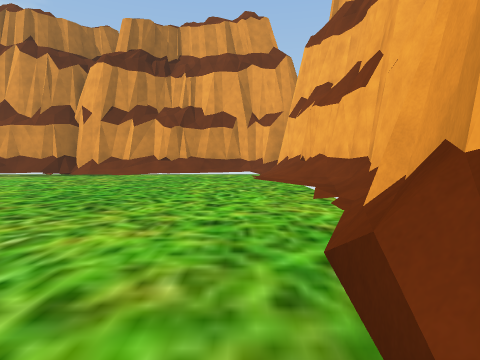
View 1 (above)

21 first-person views from a walk through a 3-D level made in the Unity game engine. The camera is 1.2 m above the floor, tilts 4° down and sees 80° across. The floor is counted in squares, 2 m on a side. Each view is taken from the middle of a square. On the plan, view 1 faces up. The plan holds only what a view shows up to about 9 squares ahead; the rest is blank. The place goes on beyond the plan. Some surface patterns are stand-ins.

View 2
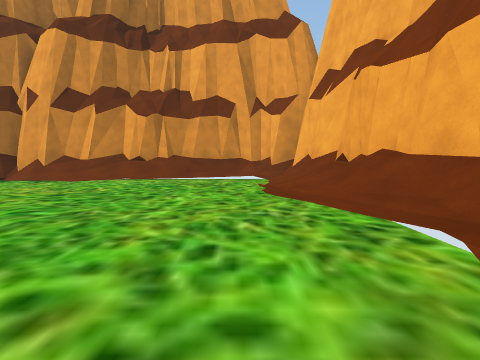

View 3
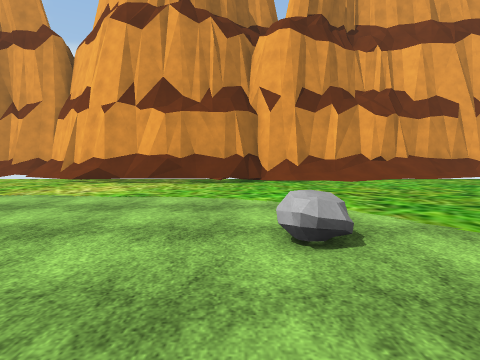

View 4
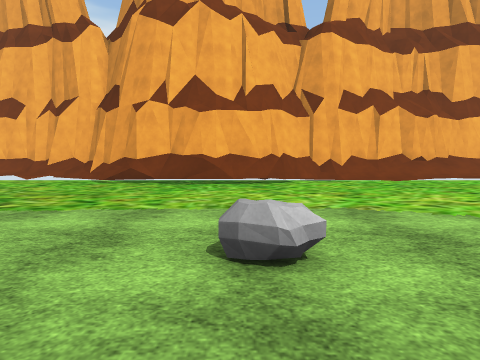

View 5
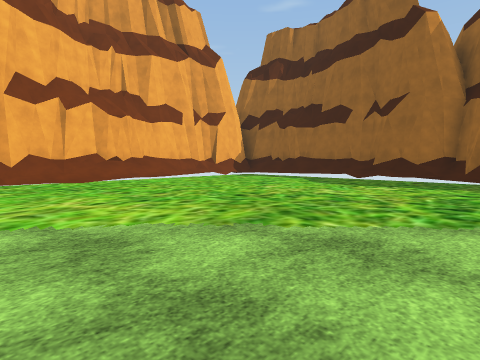

View 6
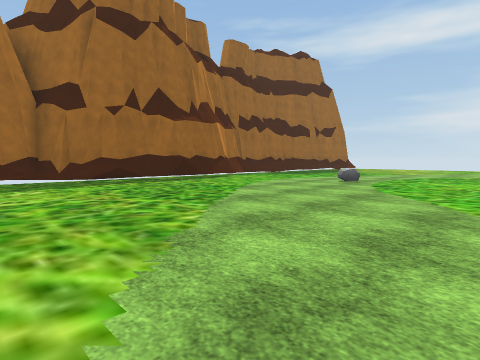

View 7
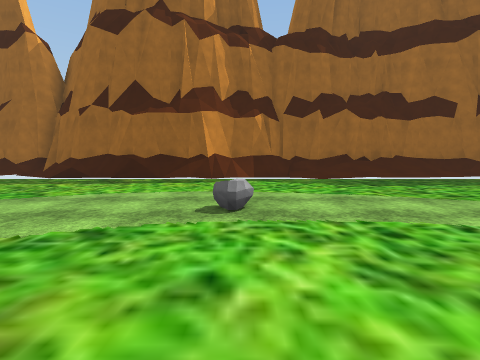

View 8
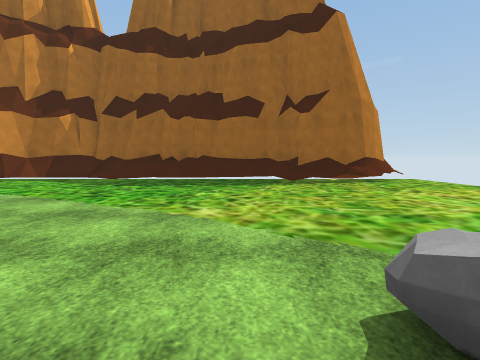

View 9
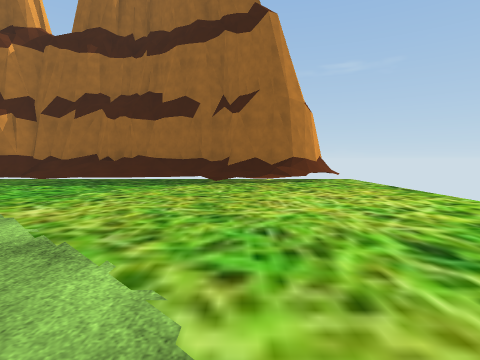

View 10
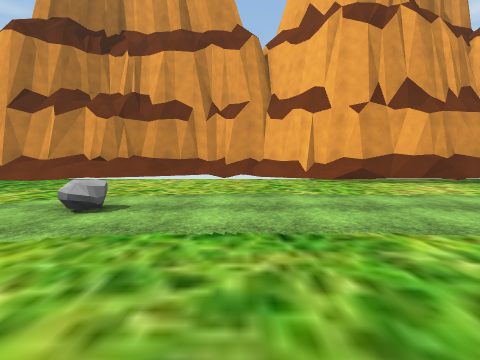

View 11
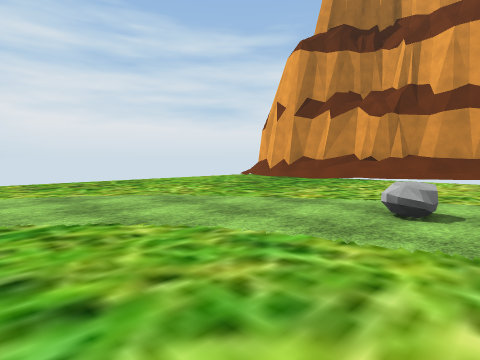

View 12
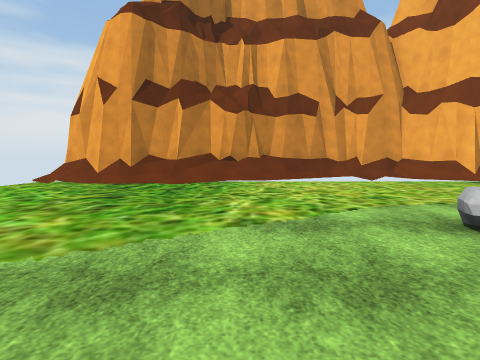

View 13
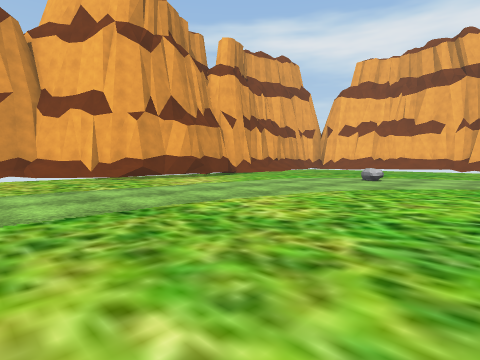

View 14
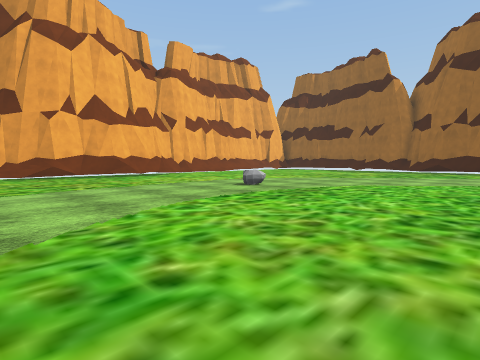

View 15
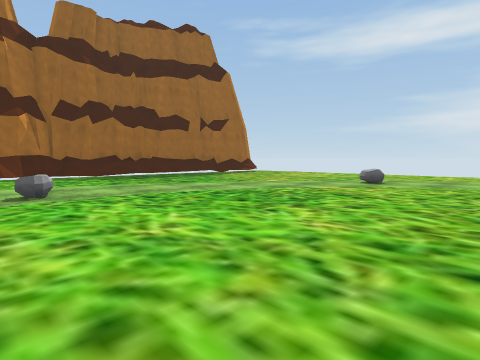

View 16
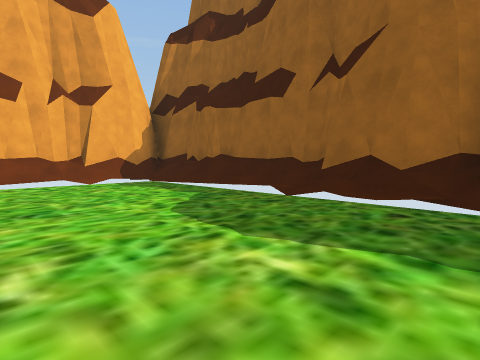

View 17
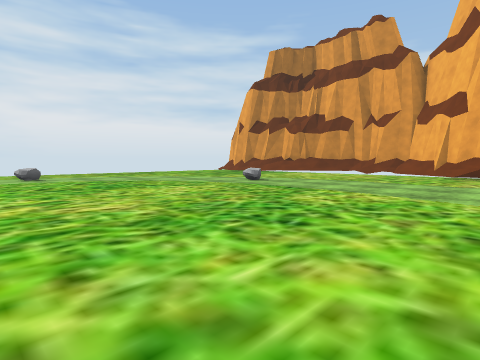

View 18
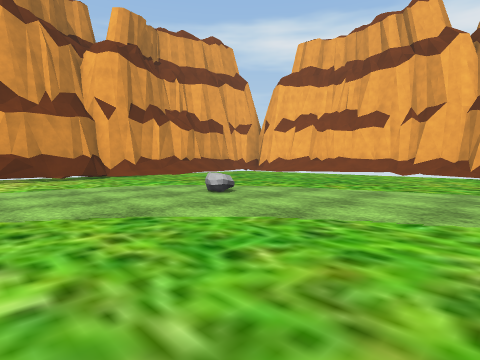

View 19
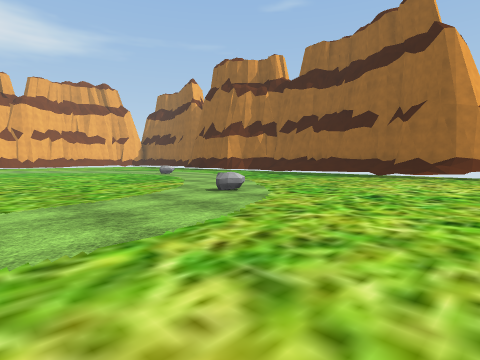

View 20
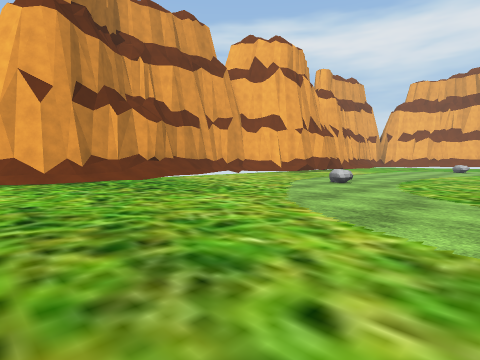

View 21
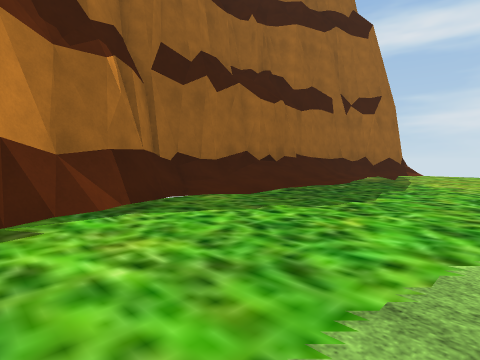

### Floor plan
Key: @ floor where view 1 was taken; # wall or solid block; . floor; / step, stairs or slope; O other object.
Columns run from 23 left of view 1 to 2 right of it. Each row starts with its distance up from view 1.
 13      #######
 12 ######/////#       #######
 11 ////////../#########/////#
 10 ..................////../#
  9  ......................./#
  8 ......................../#
  7 ......................../#
  6 .......O................/#
  5 .................O....../#
  4 ......................../#
  3 ......................../#
  2    O....................##
  1    .....................#
  0         ...............@#
 -1 ......       ...........#
 -2 ..................O.....#
 -3 ............. ..........#
 -4 ............. ..........##
 -5 ....O.................../#
 -6 ......................../#
 -7 .......................//#
 -8 ...........O...........//#
 -9 ......................../#
-10 ......................../#
-11 ..//..................../#
-12 .###//////./#####.....///#
-13 /########/###   ###//////#
-14         ###      #########

Where each view was taken, in squares from view 1:
view 1: 0 up, 0 right, facing up
view 2: 3 up, 0 right, facing up
view 3: 3 up, 7 left, facing up
view 4: 2 down, 7 left, facing right
view 5: 4 down, 7 left, facing down-right
view 6: 4 down, 4 left, facing down-left
view 7: 4 down, 12 left, facing down
view 8: 4 down, 18 left, facing down
view 9: 4 down, 20 left, facing down
view 10: 3 up, 14 left, facing up
view 11: 3 up, 15 left, facing up-left
view 12: 4 up, 18 left, facing up
view 13: 2 up, 15 left, facing up-right
view 14: 3 up, 10 left, facing down-right
view 15: 2 down, 11 left, facing down-left
view 16: 9 down, 6 left, facing down-right
view 17: 0 up, 10 left, facing up-left
view 18: 1 up, 10 left, facing up-right
view 19: 1 down, 23 left, facing down-right
view 20: 3 up, 23 left, facing up-right
view 21: 9 down, 11 left, facing down-left
